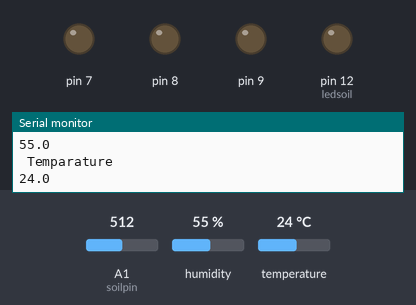
The sketch below on a simulated Arduino Uno, built with avr-gcc and run on an emulated ATmega328P. Parts: output pins drawn as LEDs (lit = HIGH), the last lines printed to the serial monitor. Inputs (shaded band) come from the test bench; at power-on: temperature 24 °C, A1 (soilpin) = 512, humidity 55 %.

Above: at 3.8 s.
3.9 s: temperature set to 22 °C
9.2 s: temperature set to 19 °C
At 15.3 s:
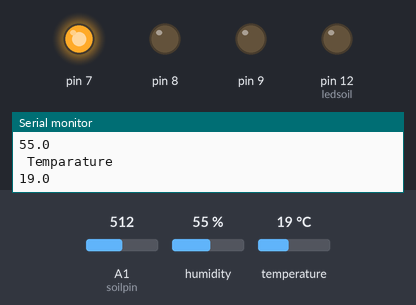
15.6 s: A1 (soilpin) set to 880
19.3 s: A1 (soilpin) set to 900
At 21.5 s:
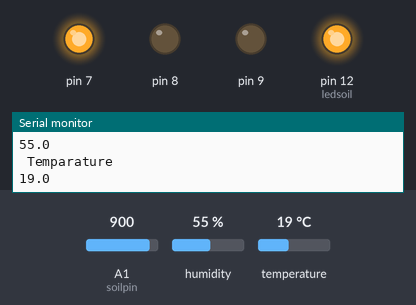
22.6 s: temperature set to 28 °C
At 27.1 s:
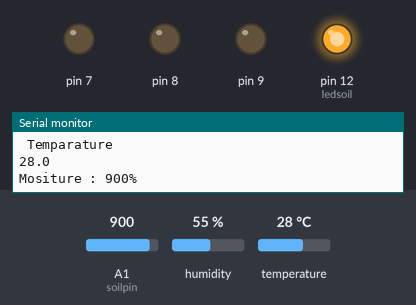
27.7 s: temperature set to 12 °C
At 33.4 s:
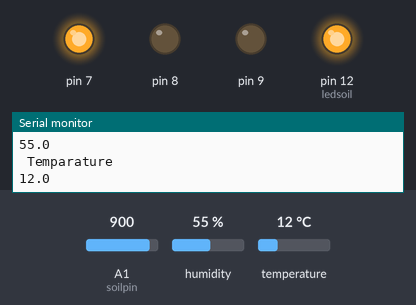
Timing chart, 0 to 34.7 s (numbered marks = the images above; inputs shaded):
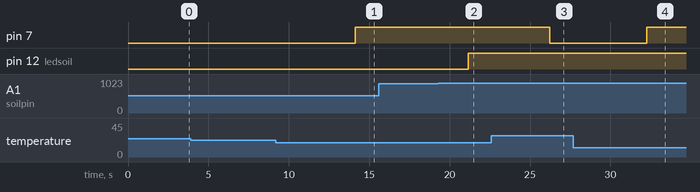

Measured:
- the behaviour switches between 21 and 20 °C on temperature (found by bisection; images 0 and 1)
- the behaviour switches between 890 and 891 on A1 (soilpin) (found by bisection; images 1 and 2)
- after the input at 9.2 s, pin 7: LOW → HIGH after 4.9 s
- after the input at 19.3 s, pin 12 (ledsoil): LOW → HIGH after 1.9 s
- after the input at 22.6 s, pin 7: HIGH → LOW after 3.6 s
- after the input at 27.7 s, pin 7: LOW → HIGH after 4.6 s

The sketch:

Indicate_Irrigate.ino
```cpp
#include<dht.h>
dht DHT;
#define DHT11_PIN A0
const int soilpin=A1;
int ledsoil=12;
int ledtemp= 7;
void setup()
{
  Serial.begin(9600);
  for (int DigitalPin = 7; DigitalPin <= 9; DigitalPin++)
 {
  pinMode(DigitalPin, OUTPUT);
  Serial.begin(9600);
  pinMode(ledsoil,OUTPUT);
 }
}
void loop()
{
    // READ DATA
int chk = DHT.read11(DHT11_PIN);
Serial.println(" Humidity " );
Serial.println(DHT.humidity, 1);
Serial.println(" Temparature ");
Serial.println(DHT.temperature, 1);
delay(2000);
  if (DHT.temperature<=20)
  {
  digitalWrite(7, HIGH);
  }
  else
  {
  digitalWrite(7, LOW);
  }
 int output_value ;
     output_value= analogRead(soilpin);

   Serial.print("Mositure : ");

   Serial.print(output_value);

   Serial.println("%");

   delay(1000);

  int moisture=analogRead(soilpin);
  Serial.println(moisture);
  if(output_value>890)
  {
    digitalWrite(ledsoil,HIGH);
  }
else
{
  digitalWrite(ledsoil,LOW);
}

}
```
